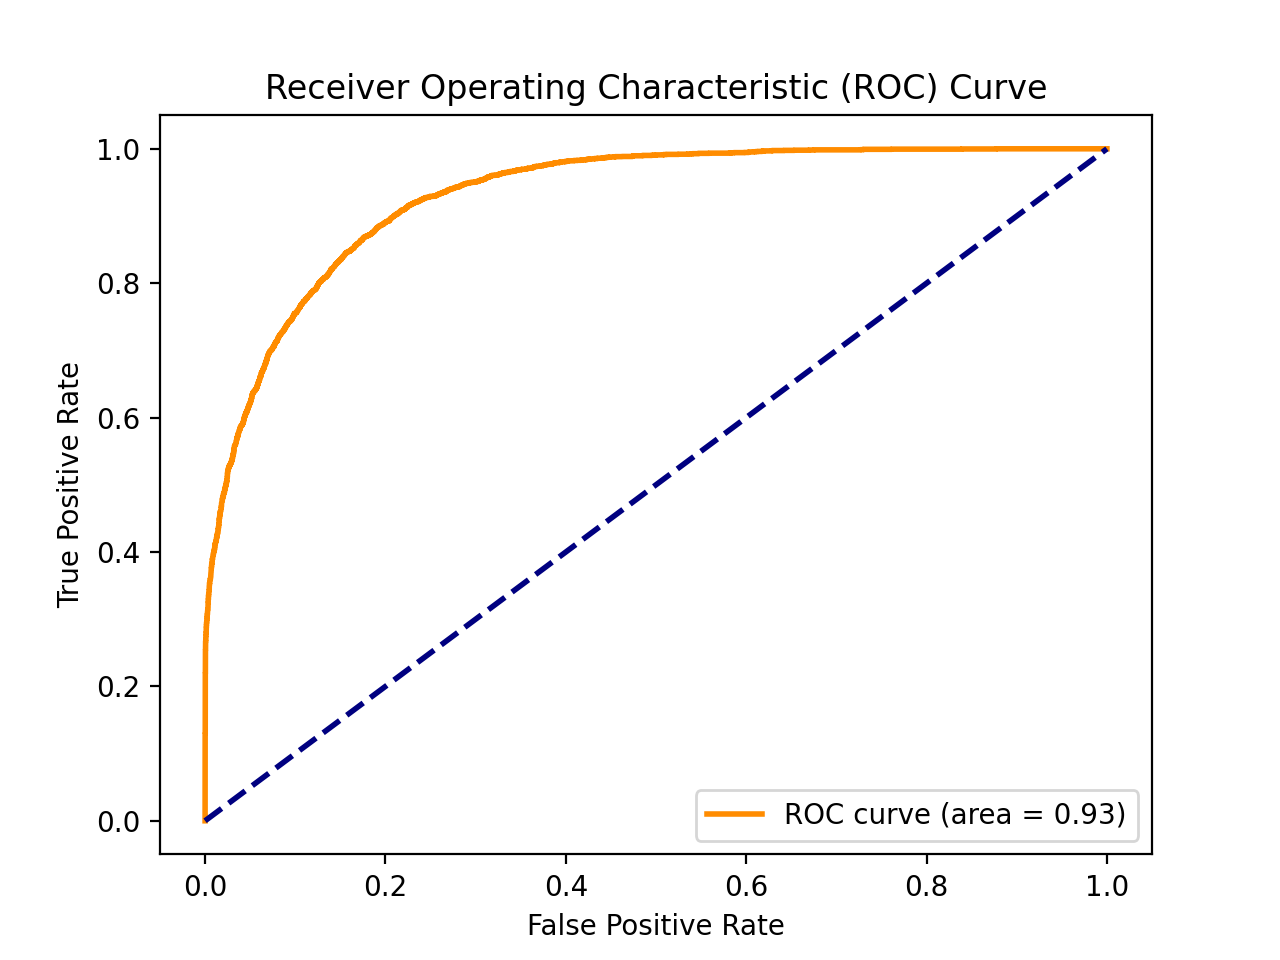

Python code for this plot:
import numpy as np
import pandas as pd

import matplotlib.pyplot as plt

from sklearn.model_selection import train_test_split
from sklearn.metrics import accuracy_score, precision_score, recall_score, f1_score, confusion_matrix, roc_auc_score, roc_curve

import xgboost as xgb



# 读取CSV文件
df = pd.read_csv('processed_data.csv')

# 提取特征和标签
X = df.drop(columns=['class'])
y = df['class']

# 分割数据集，按照label的比例来分割
X_train, X_test, y_train, y_test = train_test_split( X, y,
                                                     test_size=0.33,
                                                     stratify=y,
                                                     )



# 计算正负样本的数量比例
pos_num = df['class'].sum()
neg_num = len(df) - pos_num
scale_pos_weight = neg_num / pos_num
# print('scale_pos_weight =', scale_pos_weight)

# 使用XGBoost进行训练，设置scale_pos_weight参数
clf = xgb.XGBClassifier( scale_pos_weight=scale_pos_weight,  # 设置正负样本权重比例
                         n_estimators=100,  # 默认 100
                         learning_rate=0.1,  # 默认0.1
                         n_jobs=-1,
                         )

clf.fit(X_train, y_train)

# 预测
y_pred = clf.predict(X_test)

# 获取预测概率
y_prob = clf.predict_proba(X_test)[:, 1]



# 计算各种评估指标
accuracy = accuracy_score(y_test, y_pred)
precision = precision_score(y_test, y_pred)
recall = recall_score(y_test, y_pred)
f1 = f1_score(y_test, y_pred)
conf_matrix = confusion_matrix(y_test, y_pred)
roc_auc = roc_auc_score(y_test, y_prob)

# 计算ROC曲线
fpr, tpr, _ = roc_curve(y_test, y_prob)



# 绘制ROC曲线
plt.figure( dpi=200 )
plt.plot(fpr, tpr, color='darkorange', lw=2, label='ROC curve (area = {:.2f})'.format(roc_auc))
plt.plot([0, 1], [0, 1], color='navy', lw=2, linestyle='--')
plt.xlabel('False Positive Rate')
plt.ylabel('True Positive Rate')
plt.title('Receiver Operating Characteristic (ROC) Curve')
plt.legend(loc='lower right')
plt.show()



# 打印结果
print('accuracy =', accuracy)
print('precision =', precision)
print('recall =', recall)
print('f1 =', f1)
print('roc_auc =', roc_auc)
print()

print('Confusion Matrix')
print('=' * 20)
print(conf_matrix)

"""
accuracy = 0.8322992927162179
precision = 0.6037396619920892
recall = 0.8706248379569613
f1 = 0.713026860600913
roc_auc = 0.9296303476475923

Confusion Matrix
====================
[[10057  2204]
 [  499  3358]]
"""
